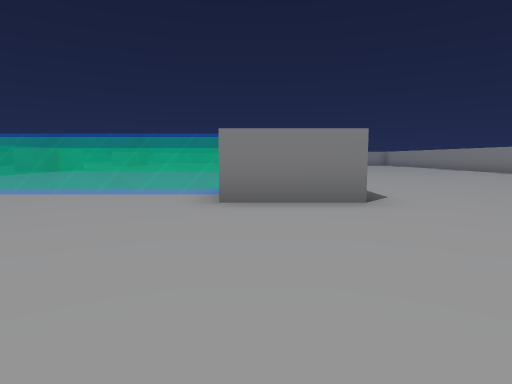
View 1 (above)

24 first-person views from a walk through a Unity game level. The camera is 0.62 m above the floor, tilts 6° down and sees 75° across. The floor is counted in squares, 1 m on a side. Each view is taken from the middle of a square. On the plan, view 1 faces up. The plan holds only what a view shows up to about 10 squares ahead; the rest is blank. The place goes on beyond the plan.

View 2
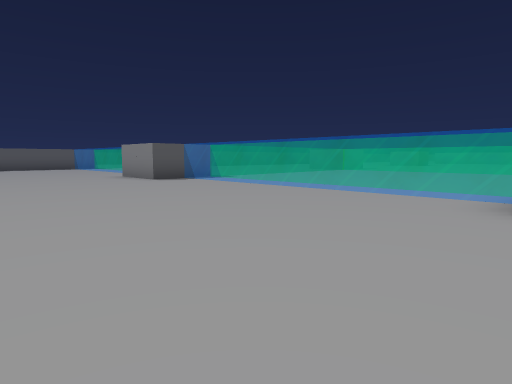

View 3
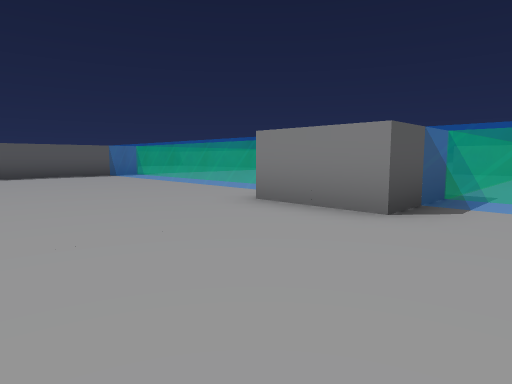

View 4
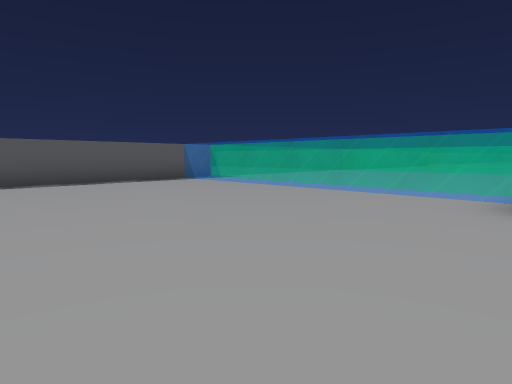

View 5
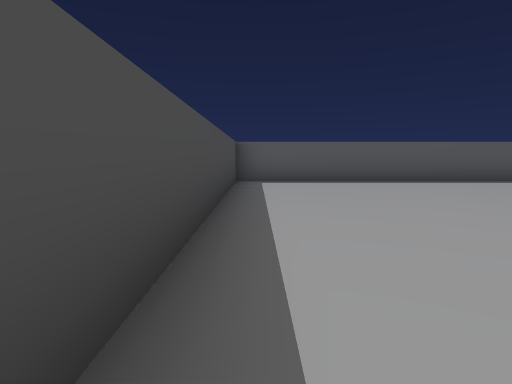

View 6
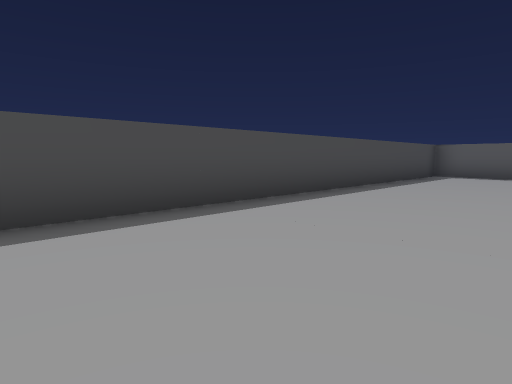

View 7
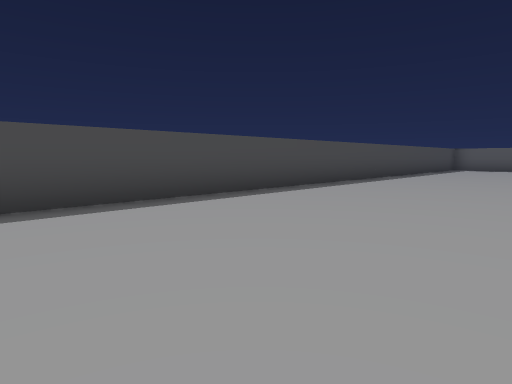

View 8
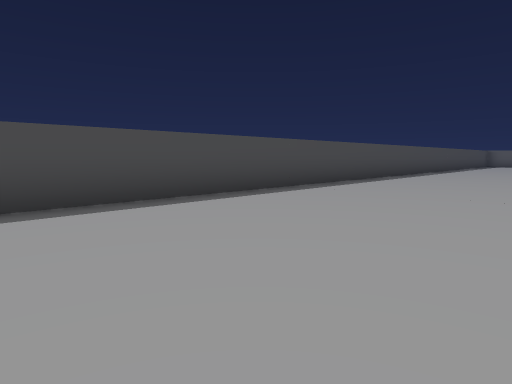

View 9
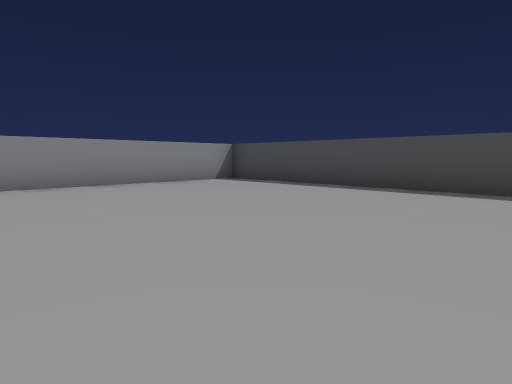

View 10
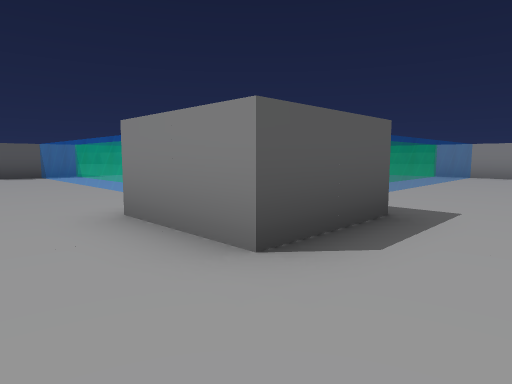

View 11
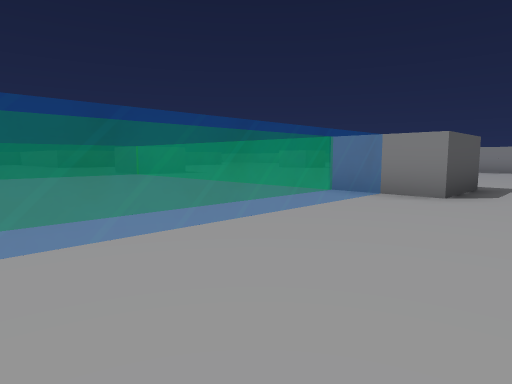

View 12
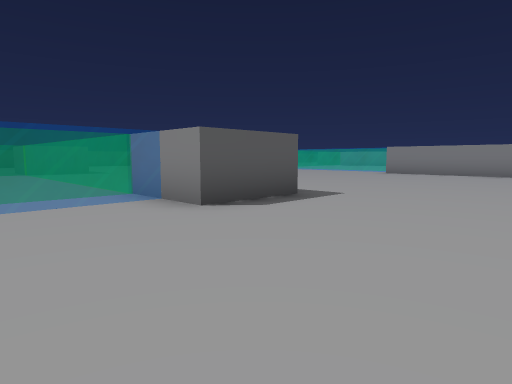

View 13
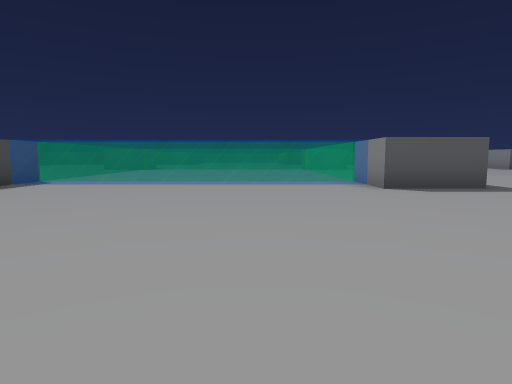

View 14
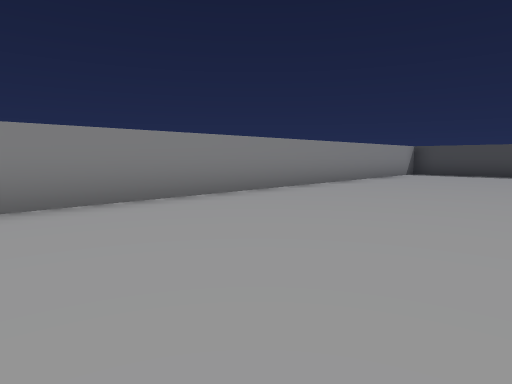

View 15
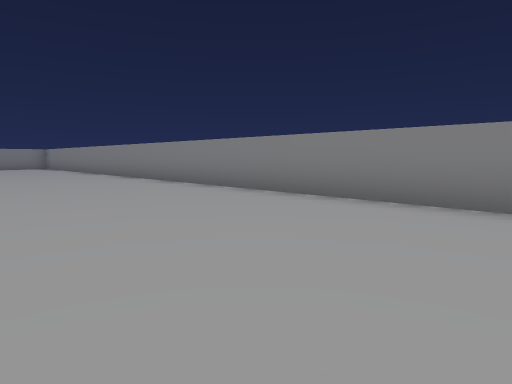

View 16
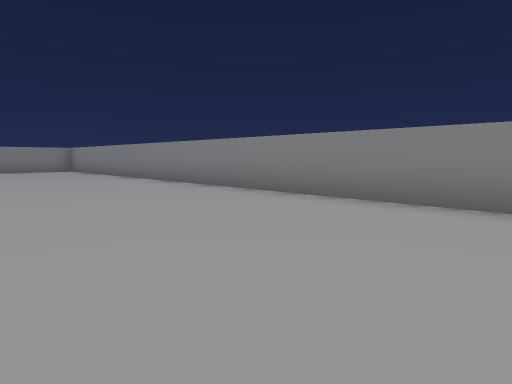

View 17
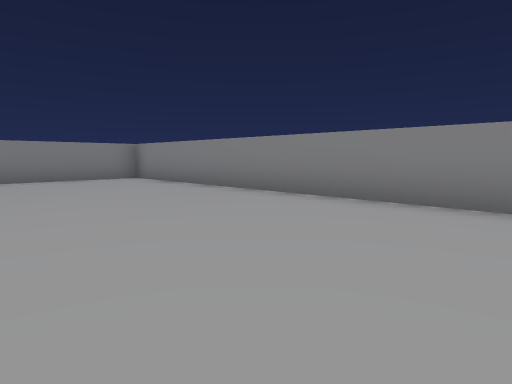

View 18
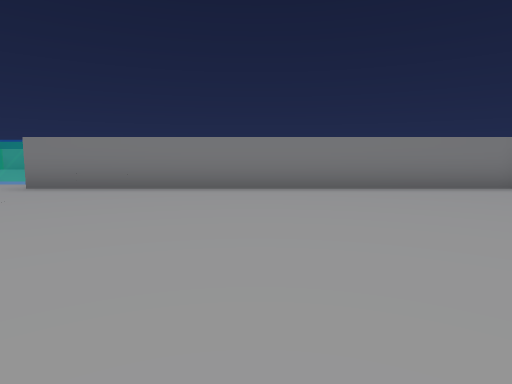

View 19
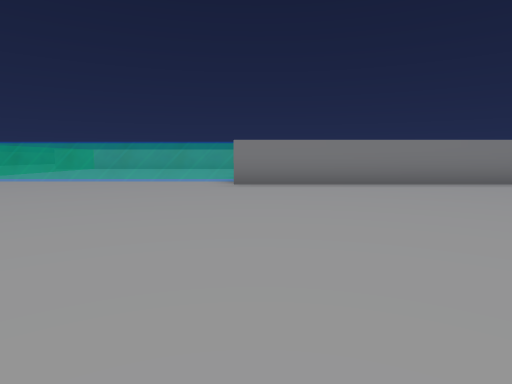

View 20
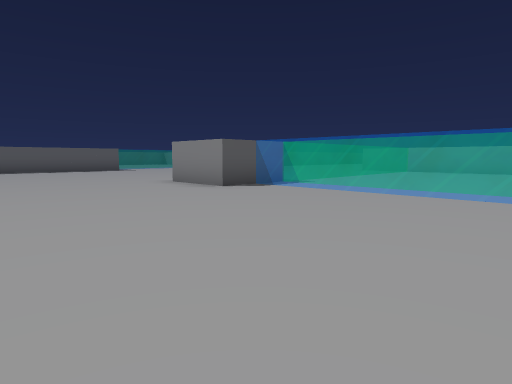

View 21
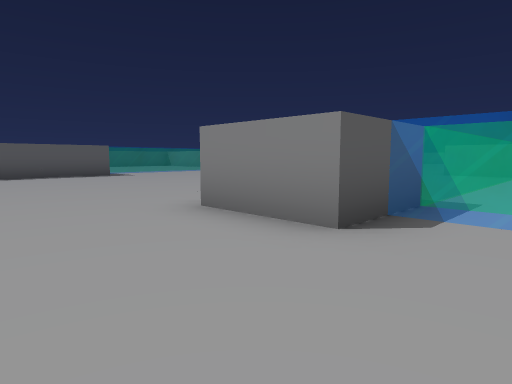

View 22
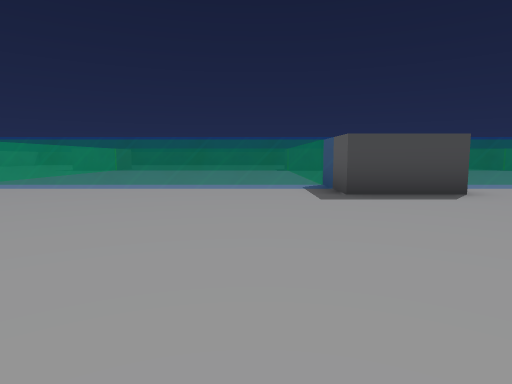

View 23
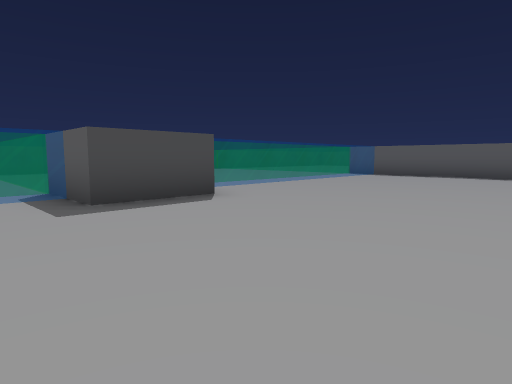

View 24
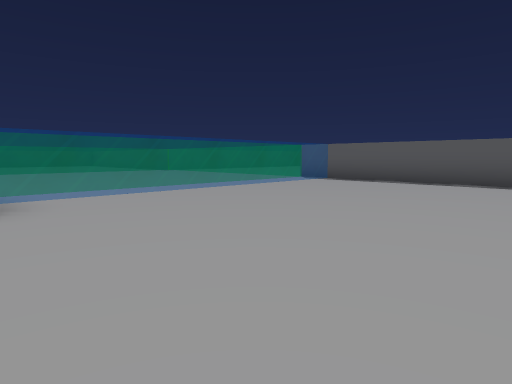

### Floor plan
Key: @ floor where view 1 was taken; # wall or solid block; . floor; = window, fence, low wall or low ledge.
Columns run from 19 left of view 1 to 10 right of it. Each row starts with its distance up from view 1.
 35           #
 34           =
 33          .=
 32          .=
 31          .=  ..
 30          .= ....
 29           ==....
 28           ==.....
 27    ...    =========
 26   ......  #========#
 25 #........##........###########
 24 #............................#
 23   ...........................#
 22     .........................#
 21      ........................#
 20 #............................#
 19 #............... ............#
 18 #...............  ...........#
 17 #................. ..........#
 16 #........##........ #........#
 15 #========##========##........#
 14   ======= ==========.........#
 13    .....  ==......==.........#
 12     ....  ==......==.........#
 11      ...  ==......==.........#
 10      ...  = ......==.........#
  9     ....  = ......==.........#
  8    .....   =......==.........#
  7   ======= ==========.........#
  6 #========##========##........#
  5 #........##........##........#
  4 #......................  ....#
  3 #............................#
  2 #............................#
  1 #............................#
  0 #..................@.........#
 -1 #............................#
 -2 #............................#
 -3 #............................#
 -4 ##############################

Where each view was taken, in squares from view 1:
view 1: 0 up, 0 right, facing up
view 2: 0 up, 0 right, facing up-left
view 3: 1 up, 7 left, facing up-left
view 4: 0 up, 10 left, facing up-left
view 5: 3 down, 10 left, facing left
view 6: 0 up, 7 left, facing down-left
view 7: 1 up, 1 left, facing down-left
view 8: 1 up, 6 right, facing down-left
view 9: 3 up, 2 right, facing down-right
view 10: 3 up, 3 right, facing up-left
view 11: 9 up, 3 right, facing up-left
view 12: 12 up, 5 right, facing up-left
view 13: 12 up, 8 right, facing left
view 14: 9 up, 5 right, facing down-right
view 15: 5 up, 5 right, facing up-right
view 16: 9 up, 5 right, facing up-right
view 17: 15 up, 5 right, facing up-right
view 18: 18 up, 4 right, facing up
view 19: 17 up, 0 right, facing up
view 20: 20 up, 3 left, facing up-left
view 21: 22 up, 7 left, facing up-left
view 22: 22 up, 7 left, facing down
view 23: 21 up, 7 left, facing down-left
view 24: 21 up, 10 left, facing down-left
